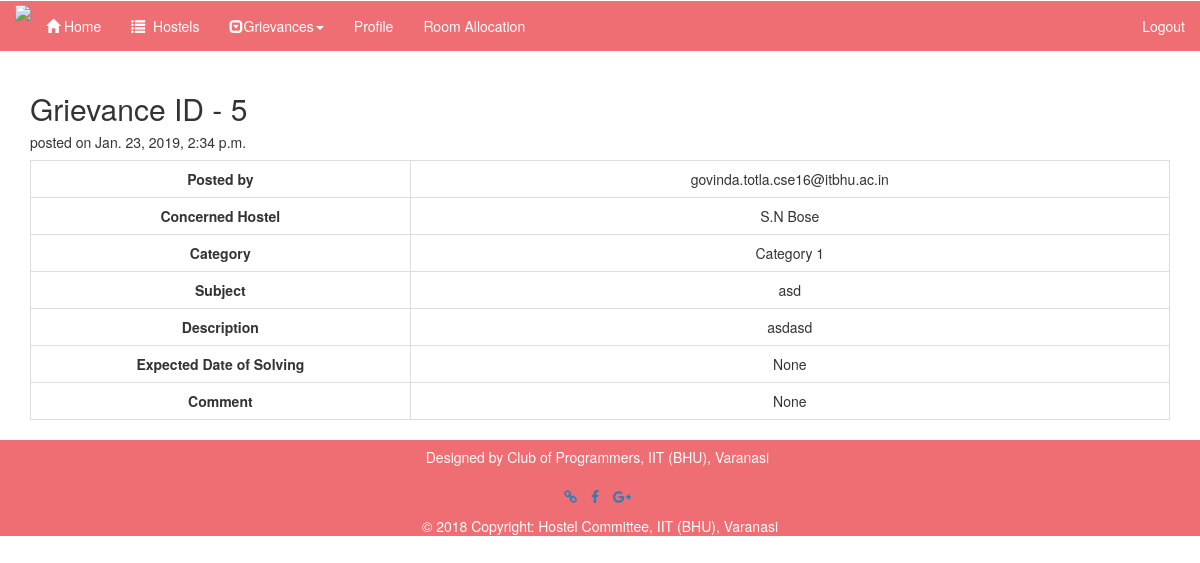
Before: /hostel/grievance/5/ (signed in) with the older database file.
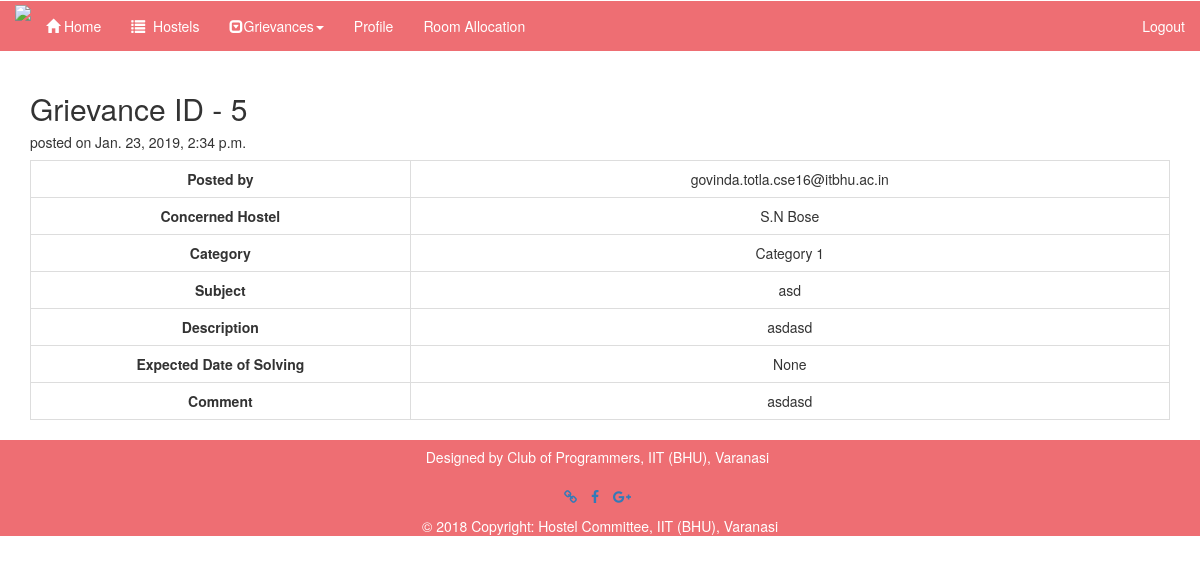
After: the same page with the newer database file.
### Student/models.py (models this page shows, shortened)
class Grievance(models.Model):
    user = models.ForeignKey(User, on_delete=models.CASCADE, null=True)
    hostel = models.ForeignKey(Hostel, on_delete=models.CASCADE, null=True)
    category = models.ForeignKey(GrievanceCategory, on_delete=models.CASCADE, null=True, blank=True)
    subject = models.CharField('Subject', max_length=200, blank=True)
    date  = models.DateTimeField(null=False,blank=True,default=datetime.now())
    description = models.CharField('Description', max_length=1000, blank=True)
    expected_date = models.DateField(null=True,blank=True)
    status = models.CharField(max_length=200,default='Pending')
    comment = models.CharField(max_length=500,null=True,blank=True)

class Hostel(models.Model):
	hostel_name = models.CharField(max_length=1000)
	location = models.CharField(max_length=1000)
	rooms = models.PositiveIntegerField(default=0)
	hostel_image1 = models.ImageField(upload_to='hostel_images')
	hostel_image2 = models.ImageField(upload_to='hostel_images')
	hostel_image3 = models.ImageField(upload_to='hostel_images')
	flag_image = models.ImageField(upload_to='hostel_images',null=True)
	number_of_students = models.PositiveIntegerField(default=0)
	mess1_maharaj_name = models.CharField(max_length=100,null=True)
	mess2_maharaj_name = models.CharField(max_length=100,null=True)
	mess3_maharaj_name = models.CharField(max_length=100,null=True)
	mess_bill_link = models.CharField(max_length=500,null=True)
	student_list = models.CharField(max_length=500,null=True)
	canteen_menu = models.CharField(max_length=500,null=True)
	HEC = models.CharField(max_length=500,null=True)
	wardens = models.CharField(max_length=500,null=True)
	care_takers = models.CharField(max_length=500,null=True)
	maintainance_workers = models.CharField(max_length=500,null=True)
	duties_of_hec = models.CharField(max_length=500,null=True)
	def __str__(self):
		return self.hostel_name

class GrievanceCategory(models.Model):
	name = models.CharField(max_length=100)
	authority = models.CharField(max_length=100)
	def __str__(self):
		return self.name

### Student/views.py (the view, shortened to what this page needs)
# urls.py: url(r'^hostel/grievance/(?P<pk>[0-9]+)/$', views.ViewGrievanceDetail, name='viewgrievancedetail'),
def ViewGrievanceDetail(request,pk):
	if not request.user.is_authenticated:
		messages.error(request, "Please login to continue")
		return redirect('/student/login/')
	isadmin = checkadmin(request)
	try:
		grievance = Grievance.objects.get(pk=pk)
		userprofile = Profile.objects.get(user_ref=grievance.user)
	except:
		messages.error(request, 'No such grievance found.')
		return redirect('/student/grievances')
	if not isadmin:
		return render(request, 'student/grievance_detail.html', context = {
			"grievance" : grievance,
			"profile" : userprofile,
			"isadmin" : isadmin
			})

### Student/views.py (called while the page is built)
def checkadmin(request):
	isadmin = False
	if(request.user.is_authenticated):
		try:
			hostelprofile = HostelProfile.objects.get(user=request.user)
			isadmin = True
		except:
			isadmin = False
	return isadmin

### Student/templates/student/grievance_detail.html (shortened to what this page needs)
{% load static from staticfiles %}
<!DOCTYPE html>
<html lang="en">
<head>
</head>
<body>
  {% include 'student/home_page_navbar.html' %}
  {% block body %}
<div class="container">
  <h2>Grievance ID - {{grievance.id}}</h2>
  <h5> posted on {{grievance.date}}</h5>
  <div class="">
            <table class="table table-bordered table-fit" align="center">
                    <tbody>
                        <tr>
                            <td class="col-md-4" align="center"><b>Posted by</b></td>
                            <td class="col-md-8" align="center">{{profile.emailid}}</td>
                        </tr>
                        <tr>
                            <td class="col-md-4" align="center"><b>Concerned Hostel</b></td>
                            <td class="col-md-8" align="center">{{grievance.hostel}}</td>
                        </tr>
                        <tr>
                            <td class="col-md-4" align="center"><b>Category</b></td>
                            <td class="col-md-8" align="center">{{grievance.category}}</td>
                        </tr>
                        <tr>
                            <td class="col-md-4" align="center"><b>Subject</b></td>
                            <td class="col-md-8" align="center">{{grievance.subject}}</td>
                        </tr>
                        <tr>
                            <td class="col-md-4" align="center"><b>Description</b></td>
                            <td class="col-md-8" align="center">{{grievance.description}}</td>
                        </tr>
                        <tr>
                            <td class="col-md-4" align="center"><b>Expected Date of Solving</b></td>
                            <td class="col-md-8" align="center">{{grievance.expected_date}}</td>
                        </tr>
                        <tr>
                            <td class="col-md-4" align="center"><b>Comment</b></td>
                            <td class="col-md-8" align="center">{{grievance.comment}}</td>
                        </tr>
                    </tbody>
                </table>
  </div>
</div>
</body>
{% endblock %}
<footer class="page-footer font-small stylish-color-dark pt-4" style="background-color: #ee6e73; color: #FFF">
    <ul class="list-unstyled list-inline text-center py-2">
      <li class="list-inline-item">
        <h5 class="mb-1">Designed by Club of Programmers, IIT (BHU), Varanasi</h5>
      </li>
    </ul>
    <ul class="list-unstyled list-inline text-center">
      <li class="list-inline-item">
        <a href="http://www.copsiitbhu.co.in/" target="_blank" class="btn-floating btn-fb mx-1">
          <i class="fa fa-link"> </i>
        </a>
      </li>
      <li class="list-inline-item">
        <a href="http://www.facebook.com/cops.iitbhu/" target="_blank" class="btn-floating btn-tw mx-1">
          <i class="fa fa-facebook"> </i>
        </a>
      </li>
      <li class="list-inline-item">
        <a href="#" class="btn-floating btn-gplus mx-1">
          <i class="fa fa-google-plus"> </i>
        </a>
      </li>
    </ul>
    <div class="footer-copyright text-center py-3">© 2018 Copyright:
      Hostel Committee, IIT (BHU), Varanasi
    </div>
</footer>

Changed rows visible on the page:
changed Grievance "asd": comment "None" → "asdasd"
